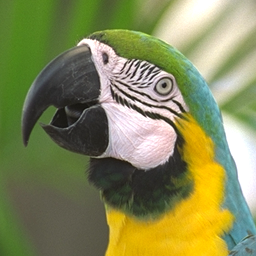
%> input picture Deblur Code/Other Deblur Code/CSR/CSR_IR/CSR_IR/Data/Deblurring_test_images/Parrots.tif, 256 x 256 px
$ octave Image_Deblurring.m   (GNU Octave 9; MATLAB toolbox functions it lacks are replaced by stand-ins)
%> lines starting %> are read from the running program, lines starting %| are printed output that depends on the picture; in (x1, y1, x2, y2) boxes, pixels count from 0 and x2, y2 are one past the last pixel; in counts of white or black regions, pixels touching at a corner belong together; the program's own positions count from 1; long printed decimals are rounded
### Deblur Code/Other Deblur Code/CSR/CSR_IR/CSR_IR/Utilities/Generate_blur_image.m
function [imout fft_h] = Generate_blur_image(im, Blur_type, Blur_par, nSig, seed)

[h w ch] =  size(im);

if Blur_type==1
    psf      =  ones(Blur_par)/(Blur_par*Blur_par);
    fft_h    =  zeros(h,w);
    t        =  floor( size(psf,1)/2 );
    fft_h(h/2+1-t:h/2+1+t,w/2+1-t:w/2+1+t)  = psf;
    fft_h    =  fft2(fftshift(fft_h));
else
    % [17 lines of commented-out code are left out]

    psf=fspecial('gaussian', 25, Blur_par);
    fft_h    =  zeros(h,w);
    t        =  floor( size(psf,1)/2 );
    fft_h(h/2+1-t:h/2+1+t,w/2+1-t:w/2+1+t)  = psf;
    fft_h    =  fft2(fftshift(fft_h));

% [13 lines of commented-out code are left out]

end

if ~exist('seed'),
    seed = 0;
end
randn('seed',seed);


imout   =  zeros( size(im) );
if ch==3
    for i = 1 : 3
        im_f    =  fft2(im(:,:,i));
        z_f     =  fft_h.*im_f;
        z       =  real(ifft2(z_f));
        imout(:,:,i)    =  z;
    end
else
    im_f    =  fft2(im);
    z_f     =  fft_h.*im_f;
    z       =  real(ifft2(z_f));
    imout   =  z;
end

imout   =  imout + nSig*randn(size(im));

### Deblur Code/Other Deblur Code/CSR/CSR_IR/CSR_IR/Utilities/CSR_Deblurring.m
% =========================================================================
% CSR-based image deblurring, Version 1.0
% Copyright(c) 2011 Weisheng Dong, Lei Zhang, Guangming Shi
% All Rights Reserved.
%
% ----------------------------------------------------------------------
% Permission to use, copy, or modify this software and its documentation
% for educational and research purposes only and without fee is here
% granted, provided that this copyright notice and the original authors'
% names appear on all copies and supporting documentation. This program
% shall not be used, rewritten, or adapted as the basis of a commercial
% software or hardware product without first obtaining permission of the
% authors. The authors make no representations about the suitability of
% this software for any purpose. It is provided "as is" without express
% or implied warranty.
%----------------------------------------------------------------------
%
% This is an implementation of the algorithm for non-blind image deblurring
%
% Please refer to the following paper if you use this code:
%
% Weisheng Dong, Lei Zhang, Guangming Shi,"Centralized sparse
% representation for image restoration", to appear in IEEE Int. Conf.
% Computer Vision (ICCV), 2011.
%
%--------------------------------------------------------------------------
function [im_out PSNR SSIM]   =  CSR_Deblurring( par )
time0         =   clock;
bim           =   par.bim;
[h  w ch]     =   size(bim);

par.step      =   2;
par.win       =   6;
par.h         =   h;
par.w         =   w;
par.cls_num   =   64;
par.hp        =   80;
par.s1        =   22;
dim           =   uint8(zeros(h, w, ch));
ori_im        =   zeros(h,w);

if  ch == 3
    b_im           =   rgb2ycbcr( uint8(bim) );
    dim(:,:,2)     =   b_im(:,:,2);
    dim(:,:,3)     =   b_im(:,:,3);
    b_im           =   double( b_im(:,:,1));
    if isfield(par, 'I')
        ori_im         =   rgb2ycbcr( uint8(par.I) );
        ori_im         =   double( ori_im(:,:,1));
    end
else
    b_im           =   bim;
    if isfield(par, 'I')
        ori_im             =   par.I;
    end
end
disp(sprintf('The PSNR of the blurred image = %f \n', csnr(b_im(1:h,1:w), ori_im, 0, 0) ));

d_im    =  Deblurring(b_im, par, ori_im, b_im, 0, 4);
d_im    =  Deblurring(b_im, par, ori_im, d_im, 1, 2);

if isfield(par,'I')
   [h w ch]  =  size(par.I);
   PSNR      =  csnr( d_im(1:h,1:w), ori_im, 0, 0 );
   SSIM      =  cal_ssim( d_im(1:h,1:w), ori_im, 0, 0 );
end

if ch==3
    dim(:,:,1)   =  uint8(d_im);
    im_out       =  double(ycbcr2rgb( dim ));
else
    im_out  =  d_im;
end
disp(sprintf('Total elapsed time = %f min\n', (etime(clock,time0)/60) ));
return;


function  d_im     =   Deblurring(b_im, par, ori_im, d_im0, flag, K)
d_im       =   b_im;
[h1 w1]    =   size(ori_im);
b2         =   par.win*par.win;
lam        =   zeros(0);
gam        =   zeros(0);
fft_h      =   par.fft_h;
Y_f        =   fft2(b_im);
A_f        =   conj(fft_h).*Y_f;
H2_f       =   abs(fft_h).^2;
cnt        =   0;
if  flag==1
     d_im    =  d_im0;
end

for k    =  1:K
    Dict        =   KMeans_PCA( d_im, par, par.cls_num );
    Dict.D0     =   dctmtx(b2);

    [blk_arr wei_arr]    =   Block_matching( d_im, par);

    if flag==1
        [lam, gam]    =   Sparsity_estimation( d_im, par, Dict, blk_arr, wei_arr );
    end
    Reg          =   @(x)CSR_Regularization(x, par, Dict, blk_arr, wei_arr, lam, gam, flag );
    f            =   d_im;

    for  iter    =   1 : par.iters
        cnt      =   cnt  +  1;
        f_pre    =   f;

        if (mod(cnt, 40) == 0)
            if isfield(par,'I')
                PSNR     =  csnr( f(1:h1,1:w1), ori_im, 0, 0 );
                fprintf( 'CSR deblurring: iter. %d : PSNR = %f\n', cnt, PSNR );
            end
        end

        for  i  =  1 : 3
            im_f     =   fft2((f_pre));
            Z_f      =   im_f + (A_f - H2_f.*im_f)./(H2_f + par.eps2);
            z        =   real(ifft2((Z_f)));
            f_pre    =   max(min(z,255),0);
        end
        f        =  Reg( f_pre );
    end
    d_im   =  f;
end


% [75 lines left out: function Sparsity_estimation, not called in this run]

### Deblur Code/Other Deblur Code/CSR/CSR_IR/CSR_IR/Utilities/csnr.m
function s=csnr(A,B,row,col)

[n,m,ch]=size(A);

if ch==1
   e=A-B;
   e=e(row+1:n-row,col+1:m-col);
   me=mean(mean(e.^2));
   s=10*log10(255^2/me);
else
   e=A-B;
   e=e(row+1:n-row,col+1:m-col,:);
   e1=e(:,:,1);e2=e(:,:,2);e3=e(:,:,3);
   me1=mean(mean(e1.^2));
   me2=mean(mean(e2.^2));
   me3=mean(mean(e3.^2));
   mse=(me1+me2+me3)/3;
   s  = 10*log10(255^2/mse);
%    s(1)=10*log10(255^2/me1);
%    s(2)=10*log10(255^2/me2);
%    s(3)=10*log10(255^2/me3);
end


return;

### Deblur Code/Other Deblur Code/CSR/CSR_IR/CSR_IR/Utilities/KMeans_PCA.m
% =========================================================================
% CSR-based image restoration, Version 1.0
% Copyright(c) 2011 Weisheng Dong, Lei Zhang, Guangming Shi
% All Rights Reserved.
%
% ----------------------------------------------------------------------
% Permission to use, copy, or modify this software and its documentation
% for educational and research purposes only and without fee is here
% granted, provided that this copyright notice and the original authors'
% names appear on all copies and supporting documentation. This program
% shall not be used, rewritten, or adapted as the basis of a commercial
% software or hardware product without first obtaining permission of the
% authors. The authors make no representations about the suitability of
% this software for any purpose. It is provided "as is" without express
% or implied warranty.
%----------------------------------------------------------------------
%
% This is an implementation of the algorithm for iterative PCA
%
% Please refer to the following paper if you use this code:
%
% Weisheng Dong, Lei Zhang, Guangming Shi,"Centralized sparse
% representation for image restoration", to appear in IEEE Int. Conf.
% Computer Vision (ICCV), 2011.
%
%--------------------------------------------------------------------------
function  Dict   =  KMeans_PCA( im, par, cls_num )
b         =   par.win;
psf       =   fspecial('gauss', par.win+2, par.sigma);
[Y, X]    =   Get_patches(im, b, psf, 1, 1);
for i=2:2:6
   [Ys, Xs]   =   Get_patches(im, b, psf, 1, 0.8^i);
   Y          =   [Y Ys];
   X          =   [X Xs];
end

delta       =   sqrt(par.nSig^2+16);
v           =   sqrt( mean( Y.^2 ) );
[a, i0]     =   find( v<delta );
D0          =   getpca( X(:, i0), par.nSig );
set         =   1:size(Y, 2);
set(i0)     =   [];
Y           =   Y(:,set);
X           =   X(:,set);
itn         =   13;
rand('seed',0);

[cls_idx, vec, cls_num]   =  My_kmeans(Y, cls_num, itn);
vec   =  vec';

% Compute the PCA basis for eacl cluster
[s_idx, seg]   =  Proc_cls_idx( cls_idx );
PCA_D          =  zeros(b^4, cls_num);
for  i  =  1 : length(seg)-1
    idx    =   s_idx(seg(i)+1:seg(i+1));
    cls    =   cls_idx(idx(1));
    X1     =   X(:, idx);

    [P, mx]   =  getpca(X1, par.nSig);
    PCA_D(:,cls)    =  P(:);
end

% Assign each patch a PCA dictionary
[Y, X]      =   Get_patches(im, b, psf, par.step, 1);
cls_idx     =   zeros(size(X, 2), 1);

v           =   sqrt( mean( Y.^2 ) );
[a, ind]    =   find( v<delta );
set         =   1:size(X, 2);
set(ind)    =   [];
L           =   size(set,2);
vec         =   vec';
b2          =   size(Y, 1);

for j = 1 : L
    dis   =   vec(:, 1) -  Y(1, set(j));
    for i = 2 : b2
        dis  =  dis + (vec(:, i)-Y(i, set(j))).^2;
    end
    [val ind]      =   min( dis );
    cls_idx( set(j) )   =   ind;
end
[s_idx, seg]    =   Proc_cls_idx( cls_idx );
Dict.PCA_D      =   PCA_D;
Dict.cls_idx    =   cls_idx;
Dict.s_idx      =   s_idx;
Dict.seg        =   seg;
Dict.D0         =   D0;


function  [Py  Px]  =  Get_patches( im, b, psf, s, scale )
im        =  imresize( im, scale, 'bilinear' );

[h w ch]   =  size(im);
ws         =  floor( size(psf,1)/2 );
if  ch==3
    lrim      =  rgb2ycbcr( uint8(im) );
    im        =  double( lrim(:,:,1));
end

lp_im     =  conv2( psf, im );
lp_im     =  lp_im(ws+1:h+ws, ws+1:w+ws);
hp_im     =  im - lp_im;
N         =  h-b+1;
M         =  w-b+1;
r         =  [1:s:N];
r         =  [r r(end)+1:N];
c         =  [1:s:M];
c         =  [c c(end)+1:M];
L         =  length(r)*length(c);
Py        =  zeros(b*b, L, 'single');
Px        =  zeros(b*b, L, 'single');

k    =  0;
for i  = 1:b
    for j  = 1:b
        k       =  k+1;
        blk     =  hp_im(r-1+i,c-1+j);
        Py(k,:) =  blk(:)';
        blk     =  im(r-1+i,c-1+j);
        Px(k,:) =  blk(:)';
    end
end


% [39 lines left out: function My_kmeans, not called in this run]

### Deblur Code/Other Deblur Code/CSR/CSR_IR/CSR_IR/Image_Deblurring.m
% =========================================================================
% CSR-based image deblurring, Version 1.0
% Copyright(c) 2011 Weisheng Dong, Lei Zhang, Guangming Shi
% All Rights Reserved.
%
% ----------------------------------------------------------------------
% Permission to use, copy, or modify this software and its documentation
% for educational and research purposes only and without fee is here
% granted, provided that this copyright notice and the original authors'
% names appear on all copies and supporting documentation. This program
% shall not be used, rewritten, or adapted as the basis of a commercial
% software or hardware product without first obtaining permission of the
% authors. The authors make no representations about the suitability of
% this software for any purpose. It is provided "as is" without express
% or implied warranty.
%----------------------------------------------------------------------
%
% This is an implementation of the algorithm for non-blind image deblurring
%
% Please refer to the following paper if you use this code:
%
% Weisheng Dong, Lei Zhang, and Guangming Shi,
% "Centralized sparse representation for image restoration",
% in IEEE Int. Conf. Computer Vision (ICCV), 2011.
%
%--------------------------------------------------------------------------
clc;
clear;
addpath('Utilities');

blur_type          =    1;          % 1: uniform blur kernel;  2: Gaussian blur kernel;
if blur_type == 1                   % When blur_type = 1, blur_par denotes the kernel size; When blur_type = 2, blur_par denotes the standard variance of Gaussian kernel
    blur_par       =    9;          % the default blur kernel size is 9 for uniform blur;
else
    blur_par       =    1.6;        % the default standard deviation of Gaussian blur kernel is 3
end
nSig               =    sqrt(2);    % The standard variance of the additive Gaussian noise;
out_dir            =    'Results\Deblurring_results\';
im_dir             =    'Data\Deblurring_test_images\';
im_name            =    'Parrots.tif';%'Butterfly.tif';

if blur_type==1
    if nSig<2
        par.t1        =   0.06*nSig^2;
        par.c1        =   0.07*nSig^2;    % 0.08*nSig^2;
        par.t2        =   0.19*nSig^2;
        par.c2        =   0.56*nSig^2;    %0.5*nSig^2;
        par.eps2      =   0.31;
    else
        par.t1        =   0.04*nSig^2;
        par.c1        =   0.06*nSig^2;
        par.t2        =   0.17*nSig^2;
        par.c2        =   0.45*nSig^2;
        par.eps2      =   0.32;
    end
else
    par.t1        =   0.03*nSig^2;
    par.c1        =   0.04*nSig^2;
    par.t2        =   0.12*nSig^2;
    par.c2        =   0.36*nSig^2;
    par.eps2      =   0.31;
end
par.nSig      =   nSig;                                % Std variance of Gassian noise
par.iters     =   160;
par.nblk      =   12;
par.sigma     =   1.4;
par.eps       =   0.3;

par.I                  =   double( imread(fullfile(im_dir, im_name)) );
[par.bim par.fft_h]    =   Generate_blur_image(par.I, blur_type, blur_par, par.nSig);
%> in Generate_blur_image, `[h w ch] =  size(im);`: h = 256; ch = 3
%> in Generate_blur_image, `fft_h    =  zeros(h,w);`: fft_h: size 256x256 double; every value is 0
%> in Generate_blur_image, `fft_h(h/2+1-t:h/2+1+t,w/2+1-t:w/2+1+t)  = psf;`:
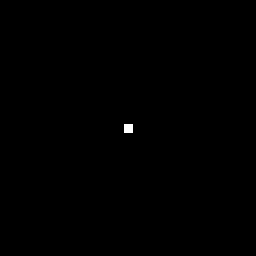
%> fft_h: size 256x256 double; values 0 (black) and 0.0123 (white), 0.12% white; 1 white region, box (x1, y1, x2, y2) and area: (124, 124, 133, 133) 81
%> in Generate_blur_image, `imout   =  zeros( size(im) );`: imout: size 256x256x3 double; every value is 0
%> the loop in Generate_blur_image, `for i = 1 : 3` made 3 passes
%> pass 1, in Generate_blur_image, `z       =  real(ifft2(z_f));`:
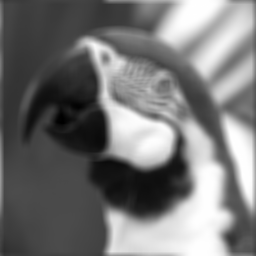
%> z: size 256x256 double; min 28.09, max 255, mean 133.1; drawn with min black and max white
%> after the loop in Generate_blur_image, `for i = 1 : 3`:
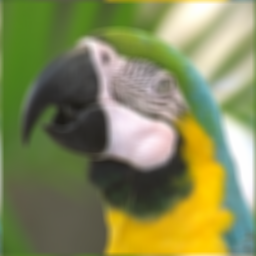
%> imout: size 256x256x3 double; mean R, G, B 133.1, 137, 88.2; mean of the top-left, top-right, bottom-left and bottom-right quarters 93.5, 159.1, 86.2, 139; drawn with min black and max white
[im PSNR SSIM]         =   CSR_Deblurring( par );
%> in CSR_Deblurring, `b_im           =   rgb2ycbcr( uint8(bim) );`: b_im: size 256x256x3 uint8; mean of channels 1, 2, 3 127.9, 107.2, 129.8
%> in CSR_Deblurring, `dim(:,:,2)     =   b_im(:,:,2);`: dim: size 256x256x3 uint8; mean of channels 1, 2, 3 0, 107.2, 0
%> in CSR_Deblurring, `dim(:,:,3)     =   b_im(:,:,3);`: dim: size 256x256x3 uint8; mean of channels 1, 2, 3 0, 107.2, 129.8
%> in CSR_Deblurring, `ori_im         =   rgb2ycbcr( uint8(par.I) );`: ori_im: size 256x256x3 uint8; mean of channels 1, 2, 3 127.9, 107.2, 129.8
%> in csnr, `e=A-B;`:
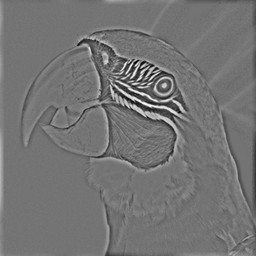
%> e: size 256x256 double; min -106, max 126, mean 0; drawn with min black and max white
%> in csnr, `me=mean(mean(e.^2));`: me = 266.7
%> in csnr, `s=10*log10(255^2/me);`: s = 23.87
%| The PSNR of the blurred image = 23.871
%> in Deblurring, `b2         =   par.win*par.win;`: b2 = 36
%> in Deblurring, `H2_f       =   abs(fft_h).^2;`:
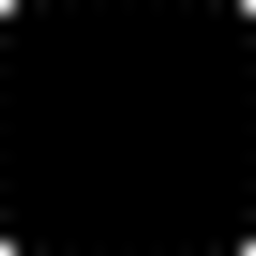
%> H2_f: size 256x256 double; min 2.01e-11, max 1, mean 0.0123
%> the loop in Deblurring, `for k    =  1:K` made 1 pass
%> (b in KMeans_PCA, delta in KMeans_PCA) on pass 1: (6, 4.24)
%> pass 1, in Get_patches, `lp_im     =  lp_im(ws+1:h+ws, ws+1:w+ws);`:
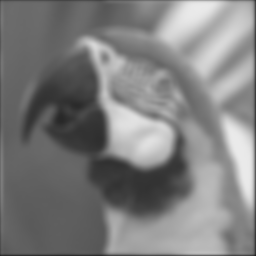
%> lp_im: size 256x256 double; min 29.44, max 234.7, mean 126.7
%> pass 1, in Get_patches, `hp_im     =  im - lp_im;`:
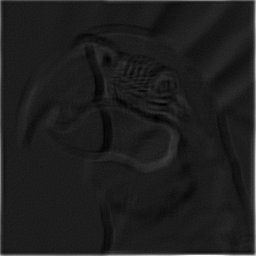
%> hp_im: size 256x256 double; min -13.41, max 107, mean 1.2; drawn with min black and max white
%> the run ends on the next line

$ run again, with Deblur Code/Other Deblur Code/CSR/CSR_IR/CSR_IR/Data/Deblurring_test_images/boats.tif copied over Deblur Code/Other Deblur Code/CSR/CSR_IR/CSR_IR/Data/Deblurring_test_images/Parrots.tif
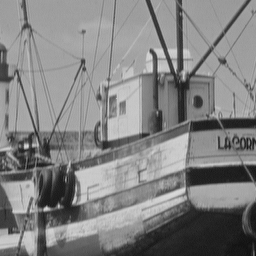
%> input picture Deblur Code/Other Deblur Code/CSR/CSR_IR/CSR_IR/Data/Deblurring_test_images/boats.tif, 256 x 256 px
%> in Generate_blur_image, `[h w ch] =  size(im);`: h = 256; ch = 1
%> me = 385.5
%> s = 22.27
%| The PSNR of the blurred image = 22.271
%> b2 = 36
%> the loop in Deblurring, `for k    =  1:K` made 1 pass
%> (b in KMeans_PCA, delta in KMeans_PCA) on pass 1: (6, 4.24)
%> pass 1, in Get_patches, `hp_im     =  im - lp_im;`:
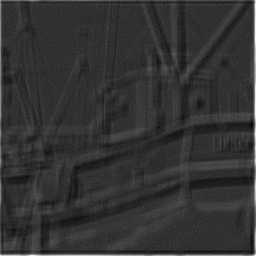
%> hp_im: size 256x256 double; min -19.95, max 84.04, mean 1; drawn with min black and max white
